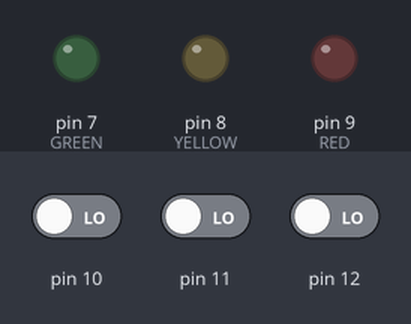
The sketch below on a simulated Arduino Uno, built with avr-gcc and run on an emulated ATmega328P. Parts: output pins drawn as LEDs (lit = HIGH). Dashed ring = blinking. The test bench sets the inputs (shaded band); at power-on: pin 10 LOW, pin 11 LOW, pin 12 LOW.

Above: at 1.2 s.
1.3 s: pin 10 driven HIGH
At 1.7 s:
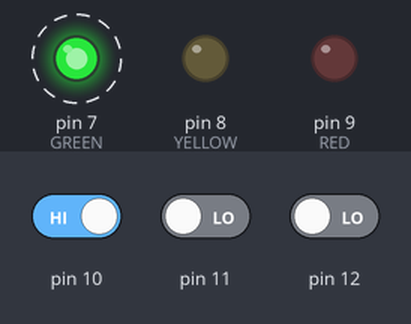
4.3 s: pin 11 driven HIGH
At 5.71 s:
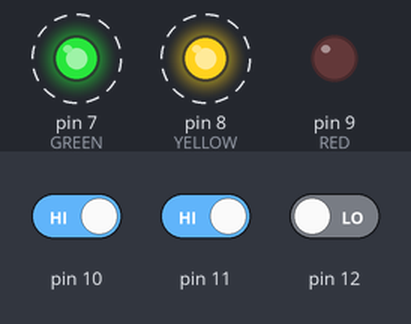
7.3 s: pin 12 driven HIGH
At 15.13 s:
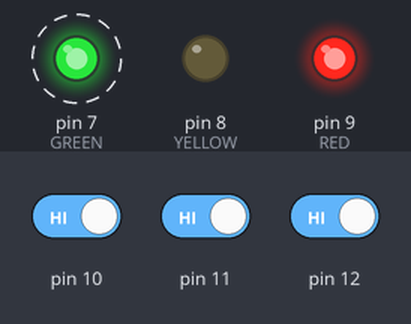
Timing chart, 0 to 16.3 s (numbered marks = the images above; inputs shaded):
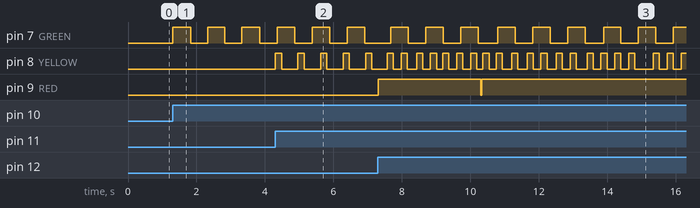

The sketch:

main.ino
```cpp
#include <Arduino_FreeRTOS.h>
#include "queue.h"

#define RED     9
#define YELLOW  8
#define GREEN   7
#define SW1     12
#define SW2     11
#define SW3     10

QueueHandle_t BlinkQueue;
int GREEN_status;
void setup()
{
  Serial.begin(9600);
  BlinkQueue =  xQueueCreate(10, sizeof(int32_t));
  xTaskCreate(vSenderTask, "Sender Task 1", 100, SW1, 1, NULL);
  xTaskCreate(vSenderTask, "Sender Task 2", 100, SW2, 1, NULL);
  xTaskCreate(vSenderTask, "Sender Task 3", 100, SW3, 1, NULL);
  xTaskCreate(vReceiverTask, "Receiver Task R", 100, RED, 1, NULL);
  xTaskCreate(vReceiverTask, "Receiver Task Y", 100, YELLOW, 1, NULL);
  xTaskCreate(vReceiverTask, "Receiver Task G", 100, GREEN, 1, NULL);
}

void vSenderTask(void *pvParameters)
{
  int32_t valueToSend = 0;
  int SW = (int32_t)pvParameters;
  pinMode(SW, INPUT);
  const TickType_t xTicksToWait = pdMS_TO_TICKS(100);
  while (1)
  {
    if (digitalRead(SW) == HIGH)
      valueToSend = SW;
    else
      valueToSend = 0;

    if (valueToSend)
    {
      xQueueSend(BlinkQueue, &valueToSend, xTicksToWait);
      vTaskDelay(20);
    }
  }
}

void vReceiverTask(void *pvParameters)
{
  int32_t valueReceived;
  BaseType_t qStatus;
  int LED = (int32_t)pvParameters;
  const TickType_t xTicksToWait = pdMS_TO_TICKS(100);
  pinMode(RED, OUTPUT);
  pinMode(YELLOW, OUTPUT);
  pinMode(GREEN, OUTPUT);
  int YELLOW_status = 0;
  long RED_TIME=0;
  long GREEN_TIME=0;
  while (1)
  {
    qStatus = xQueueReceive(BlinkQueue, &valueReceived, xTicksToWait);
    if (qStatus  == pdPASS)
    {
      if (valueReceived == SW1 && LED == RED)
      {
        digitalWrite(RED, HIGH);
        RED_TIME=millis();
        while(millis()-RED_TIME<3000);
        digitalWrite(RED, LOW);
      }
      else if (valueReceived == SW2 && LED == YELLOW)
      {
        YELLOW_status = !YELLOW_status;
      }
      else if (valueReceived == SW3 && LED == GREEN)
      {
        GREEN_status=1;
        digitalWrite(GREEN, HIGH);
        GREEN_TIME=millis();
        while(millis()-GREEN_TIME<500);
        digitalWrite(GREEN, LOW);
        GREEN_TIME=millis();
        while(millis()-GREEN_TIME<500);
        digitalWrite(GREEN, HIGH);
        GREEN_TIME=millis();
        while(millis()-GREEN_TIME<500);
        digitalWrite(GREEN, LOW);
        GREEN_TIME=millis();
        while(millis()-GREEN_TIME<500);
        digitalWrite(GREEN, HIGH);
        GREEN_TIME=millis();
        while(millis()-GREEN_TIME<500);
        digitalWrite(GREEN, LOW);
        GREEN_TIME=millis();
        while(millis()-GREEN_TIME<500);
        GREEN_status=0;
      }
      else if (valueReceived == SW2 ||valueReceived == SW1)
      {
        int32_t valueToSend = valueReceived;
        xQueueSend(BlinkQueue, &valueToSend, xTicksToWait);
        vTaskDelay(1);
      }
      else if (GREEN_status==0){
        int32_t valueToSend = valueReceived;
        xQueueSend(BlinkQueue, &valueToSend, xTicksToWait);

        vTaskDelay(1);
        GREEN_status=1;
      }
    }
    if (YELLOW_status && LED == YELLOW)
    {
      digitalWrite(YELLOW, HIGH);
      vTaskDelay(10);
      digitalWrite(YELLOW, LOW);
      vTaskDelay(10);
    }
  }
}
void loop() {}
```

Measured:
- after the input at 1.3 s, pin 7 (GREEN): alternates HIGH for 0.53 s and LOW for 0.50 s, starting at once
- after the input at 4.3 s, pin 8 (YELLOW): alternates HIGH for 0.18 s and LOW for 0.48 s, starting at once
- after the input at 7.3 s, pin 9 (RED): LOW → HIGH at once, → LOW 3.0 s later, → HIGH 0.03 s later
